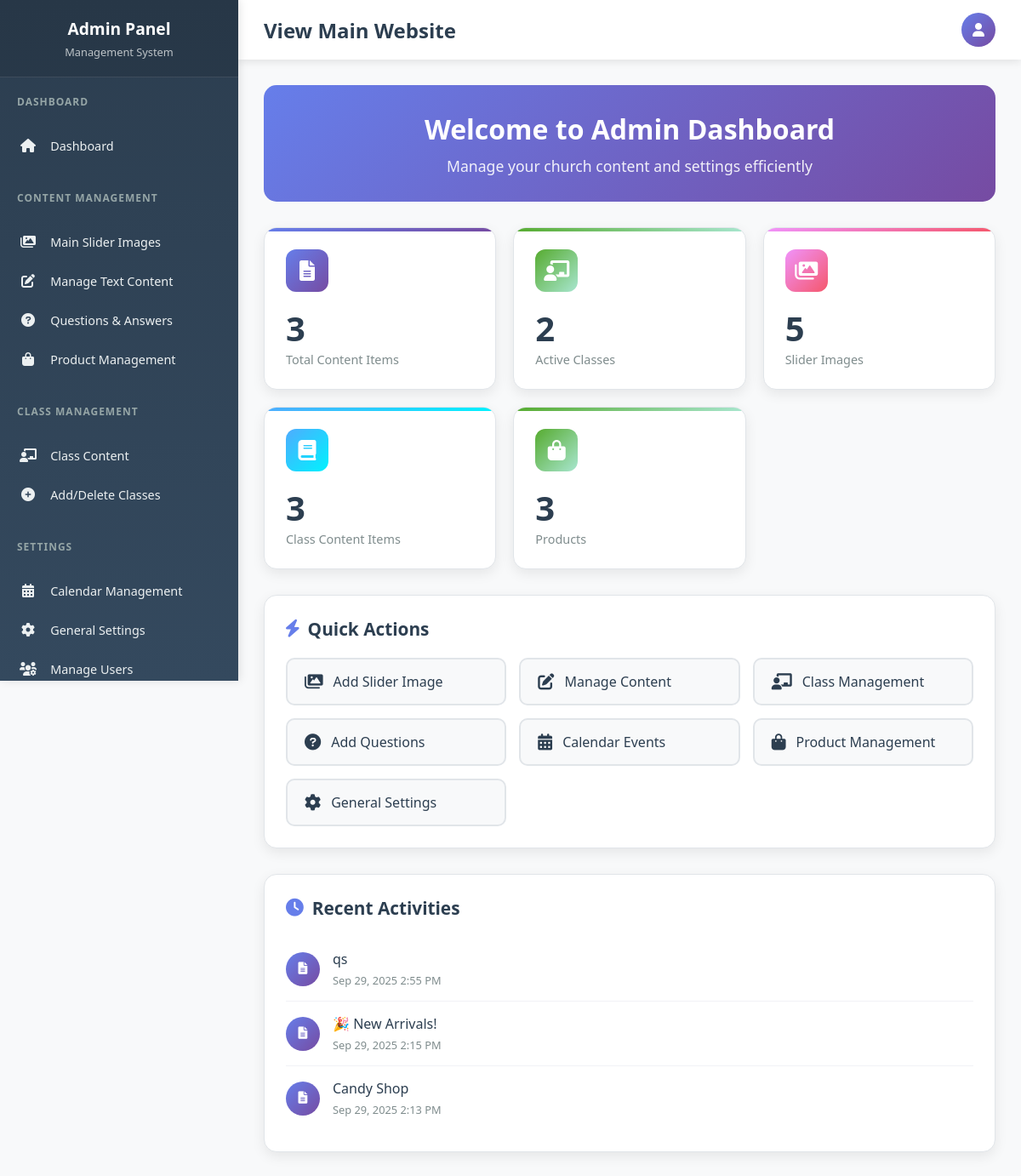
/manger/index.php (signed in), run on the app's committed database.
### tables this page shows
CREATE TABLE `content` (
  `id` int(11) NOT NULL,
  `client_id` int(11) NOT NULL,
  `pageID` int(11) NOT NULL,
  `title` text NOT NULL,
  `content` text NOT NULL,
  `img` varchar(500) NOT NULL,
  `link` varchar(200) NOT NULL,
  `linkText` varchar(500) NOT NULL,
  `created_at` timestamp NOT NULL DEFAULT current_timestamp(),
  `updated_at` timestamp NOT NULL DEFAULT current_timestamp() ON UPDATE current_timestamp()
);

### GetClient.php (called while the page is built, shortened)
<?php
require('connect.php');
$domain = $_SERVER['HTTP_HOST'];
$sql = "SELECT * FROM `clients` WHERE domin = ? LIMIT 1";
$stmt = $conn->prepare($sql);
$stmt->bind_param("s", $domain);
$stmt->execute();
$result = $stmt->get_result();
if ($row = $result->fetch_assoc()) {
    $clientID = $conn->real_escape_string($row['id']);
} else {
    echo "No client found for the domain: " . htmlspecialchars($domain);
    exit();
}
?>

### manger/index.php (the view, shortened to what this page needs)
<?php
include '../GetClient.php';
$stats = [];
$content_count = $conn->query("SELECT COUNT(*) as count FROM content WHERE client_id = $clientID")->fetch_assoc()['count'];
$stats['content'] = $content_count;
$class_count = $conn->query("SELECT COUNT(*) as count FROM class WHERE client_id = $clientID")->fetch_assoc()['count'];
$stats['classes'] = $class_count;
$slider_count = $conn->query("SELECT COUNT(*) as count FROM mainsilderimg WHERE client_id = $clientID")->fetch_assoc()['count'];
$stats['slider_images'] = $slider_count;
$class_content_count = $conn->query("SELECT COUNT(*) as count FROM classpage WHERE client_id = $clientID")->fetch_assoc()['count'];
$stats['class_content'] = $class_content_count;
$product_count = $conn->query("SELECT COUNT(*) as count FROM products WHERE client_id = $clientID")->fetch_assoc()['count'];
$stats['products'] = $product_count;
$recent_content = $conn->query("SELECT title, created_at FROM content WHERE client_id = $clientID ORDER BY created_at DESC LIMIT 5");
$recent_activities = [];
while ($row = $recent_content->fetch_assoc()) {
    $recent_activities[] = $row;
}
?>
<!DOCTYPE html>
<html lang="en">
<head>
    <link href="https://cdnjs.cloudflare.com/ajax/libs/font-awesome/6.0.0/css/all.min.css" rel="stylesheet">
</head>
<body>
    <?php include('../manger/nav.php'); ?>
    <div class="dashboard-container">
        <div class="welcome-section">
            <h1 class="welcome-title">Welcome to Admin Dashboard</h1>
            <p class="welcome-subtitle">Manage your church content and settings efficiently</p>
        </div>
        <div class="stats-grid">
            <div class="stat-card primary">
                <div class="stat-header">
                    <div class="stat-icon primary">
                        <i class="fas fa-file-alt"></i>
                    </div>
                </div>
                <h3 class="stat-number"><?php echo $stats['content']; ?></h3>
                <p class="stat-label">Total Content Items</p>
            </div>
            <div class="stat-card success">
                <div class="stat-header">
                    <div class="stat-icon success">
                        <i class="fas fa-chalkboard-teacher"></i>
                    </div>
                </div>
                <h3 class="stat-number"><?php echo $stats['classes']; ?></h3>
                <p class="stat-label">Active Classes</p>
            </div>
            <div class="stat-card warning">
                <div class="stat-header">
                    <div class="stat-icon warning">
                        <i class="fas fa-images"></i>
                    </div>
                </div>
                <h3 class="stat-number"><?php echo $stats['slider_images']; ?></h3>
                <p class="stat-label">Slider Images</p>
            </div>
            <div class="stat-card info">
                <div class="stat-header">
                    <div class="stat-icon info">
                        <i class="fas fa-book"></i>
                    </div>
                </div>
                <h3 class="stat-number"><?php echo $stats['class_content']; ?></h3>
                <p class="stat-label">Class Content Items</p>
            </div>
            <div class="stat-card success">
                <div class="stat-header">
                    <div class="stat-icon success">
                        <i class="fas fa-shopping-bag"></i>
                    </div>
                </div>
                <h3 class="stat-number"><?php echo $stats['products']; ?></h3>
                <p class="stat-label">Products</p>
            </div>
        </div>
        <div class="quick-actions">
            <h2 class="section-title">
                <i class="fas fa-bolt"></i>
                Quick Actions
            </h2>
            <div class="actions-grid">
                <a href="AddToMainImgSilder.php" class="action-btn">
                    <i class="fas fa-images"></i>
                    <span>Add Slider Image</span>
                </a>
                <a href="mangeText.php" class="action-btn">
                    <i class="fas fa-edit"></i>
                    <span>Manage Content</span>
                </a>
                <a href="classMange.php" class="action-btn">
                    <i class="fas fa-chalkboard-teacher"></i>
                    <span>Class Management</span>
                </a>
                <a href="AddToQuestions.php" class="action-btn">
                    <i class="fas fa-question-circle"></i>
                    <span>Add Questions</span>
                </a>
                <a href="calendarMange.php" class="action-btn">
                    <i class="fas fa-calendar-alt"></i>
                    <span>Calendar Events</span>
                </a>
                <a href="productManage.php" class="action-btn">
                    <i class="fas fa-shopping-bag"></i>
                    <span>Product Management</span>
                </a>
                <a href="SetGeneral.php" class="action-btn">
                    <i class="fas fa-cog"></i>
                    <span>General Settings</span>
                </a>
            </div>
        </div>
        <div class="recent-activities">
            <h2 class="section-title">
                <i class="fas fa-clock"></i>
                Recent Activities
            </h2>
            <?php if (!empty($recent_activities)): ?>
                <?php foreach ($recent_activities as $activity): ?>
                    <div class="activity-item">
                        <div class="activity-icon">
                            <i class="fas fa-file-alt"></i>
                        </div>
                        <div class="activity-content">
                            <div class="activity-title"><?php echo htmlspecialchars($activity['title']); ?></div>
                            <div class="activity-time">
                                <?php
                                if (isset($activity['created_at'])) {
                                    echo date('M j, Y g:i A', strtotime($activity['created_at']));
                                } else {
                                    echo 'Recently added';
                                }
                                ?>
                            </div>
                        </div>
                    </div>
                <?php endforeach; ?>
            <?php endif; ?>
        </div>
    </div>
</body>
</html>

### manger/index.php (style rules this page uses)
.dashboard-container { max-width: 1200px; margin: 0 auto; }
.stats-grid { display: grid; grid-template-columns: repeat(auto-fit, minmax(250px, 1fr)); gap: 20px; margin-bottom: 30px; }
.stat-card { background: #fff; border-radius: 15px; padding: 25px; box-shadow: 0 5px 15px rgba(0, 0, 0, 0.08); border: 1px solid #e1e5e9; transition: all 0.3s ease; position: relative; overflow: hidden; }
.stat-card::before { content: ''; position: absolute; top: 0; left: 0; right: 0; height: 4px; background: linear-gradient(135deg, #667eea 0%, #764ba2 100%); }
.stat-card.primary::before { background: linear-gradient(135deg, #667eea 0%, #764ba2 100%); }
.stat-card.success::before { background: linear-gradient(135deg, #56ab2f 0%, #a8e6cf 100%); }
.stat-card.warning::before { background: linear-gradient(135deg, #f093fb 0%, #f5576c 100%); }
.stat-card.info::before { background: linear-gradient(135deg, #4facfe 0%, #00f2fe 100%); }
.stat-header { display: flex; align-items: center; justify-content: space-between; margin-bottom: 15px; }
.stat-icon { width: 50px; height: 50px; border-radius: 12px; display: flex; align-items: center; justify-content: center; font-size: 1.5rem; color: #fff; }
.stat-icon.primary { background: linear-gradient(135deg, #667eea 0%, #764ba2 100%); }
.stat-icon.success { background: linear-gradient(135deg, #56ab2f 0%, #a8e6cf 100%); }
.stat-icon.warning { background: linear-gradient(135deg, #f093fb 0%, #f5576c 100%); }
.stat-icon.info { background: linear-gradient(135deg, #4facfe 0%, #00f2fe 100%); }
.stat-number { font-size: 2.5rem; font-weight: 700; color: #2c3e50; margin: 0; }
.stat-label { color: #7f8c8d; font-size: 0.9rem; font-weight: 500; margin: 0; }
.quick-actions { background: #fff; border-radius: 15px; padding: 25px; box-shadow: 0 5px 15px rgba(0, 0, 0, 0.08); border: 1px solid #e1e5e9; margin-bottom: 30px; }
.section-title { font-size: 1.3rem; font-weight: 600; color: #2c3e50; margin-bottom: 20px; display: flex; align-items: center; gap: 10px; }
.section-title i { color: #667eea; }
.actions-grid { display: grid; grid-template-columns: repeat(auto-fit, minmax(200px, 1fr)); gap: 15px; }
.action-btn { display: flex; align-items: center; gap: 12px; padding: 15px 20px; background: #f8f9fa; border: 2px solid #e1e5e9; border-radius: 10px; text-decoration: none; color: #2c3e50; font-weight: 500; transition: all 0.3s ease; }
.action-btn i { font-size: 1.2rem; }
.recent-activities { background: #fff; border-radius: 15px; padding: 25px; box-shadow: 0 5px 15px rgba(0, 0, 0, 0.08); border: 1px solid #e1e5e9; }
.activity-item { display: flex; align-items: center; gap: 15px; padding: 15px 0; border-bottom: 1px solid #f1f2f6; }
.activity-item:last-child { border-bottom: none; }
.activity-icon { width: 40px; height: 40px; border-radius: 50%; background: linear-gradient(135deg, #667eea 0%, #764ba2 100%); display: flex; align-items: center; justify-content: center; color: #fff; font-size: 0.9rem; }
.activity-content { flex: 1; }
.activity-title { font-weight: 500; color: #2c3e50; margin-bottom: 5px; }
.activity-time { font-size: 0.8rem; color: #7f8c8d; }
.welcome-section { background: linear-gradient(135deg, #667eea 0%, #764ba2 100%); color: #fff; border-radius: 15px; padding: 30px; margin-bottom: 30px; text-align: center; }
.welcome-title { font-size: 2rem; font-weight: 700; margin-bottom: 10px; }
.welcome-subtitle { font-size: 1.1rem; opacity: 0.9; }

### manger/nav.php (style rules this page uses)
* { margin: 0; padding: 0; box-sizing: border-box; }
body { font-family: 'Segoe UI', Tahoma, Geneva, Verdana, sans-serif; background: #f8f9fa; margin: 0; padding: 0; }

### data on the page
content: title "qs", created_at "Sep 29, 2025 2:55 PM"
content: title "🎉 New Arrivals!", created_at "Sep 29, 2025 2:15 PM"
content: title "Candy Shop", created_at "Sep 29, 2025 2:13 PM"

### other printed values
$stats['content'] "3"
$stats['classes'] "2"
$stats['slider_images'] "5"
$stats['class_content'] "3"
$stats['products'] "3"
